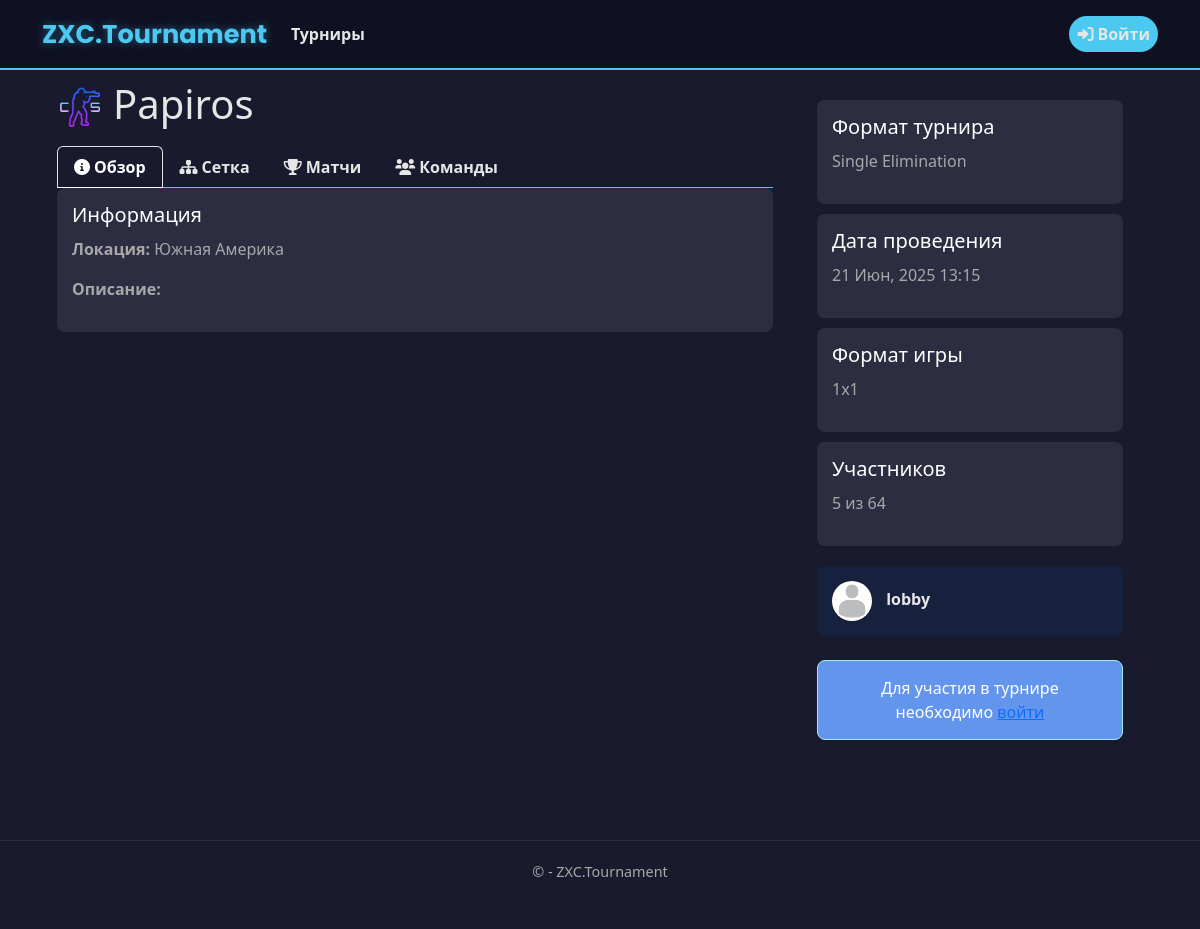
Before: /tournaments/2/ with the older database file.
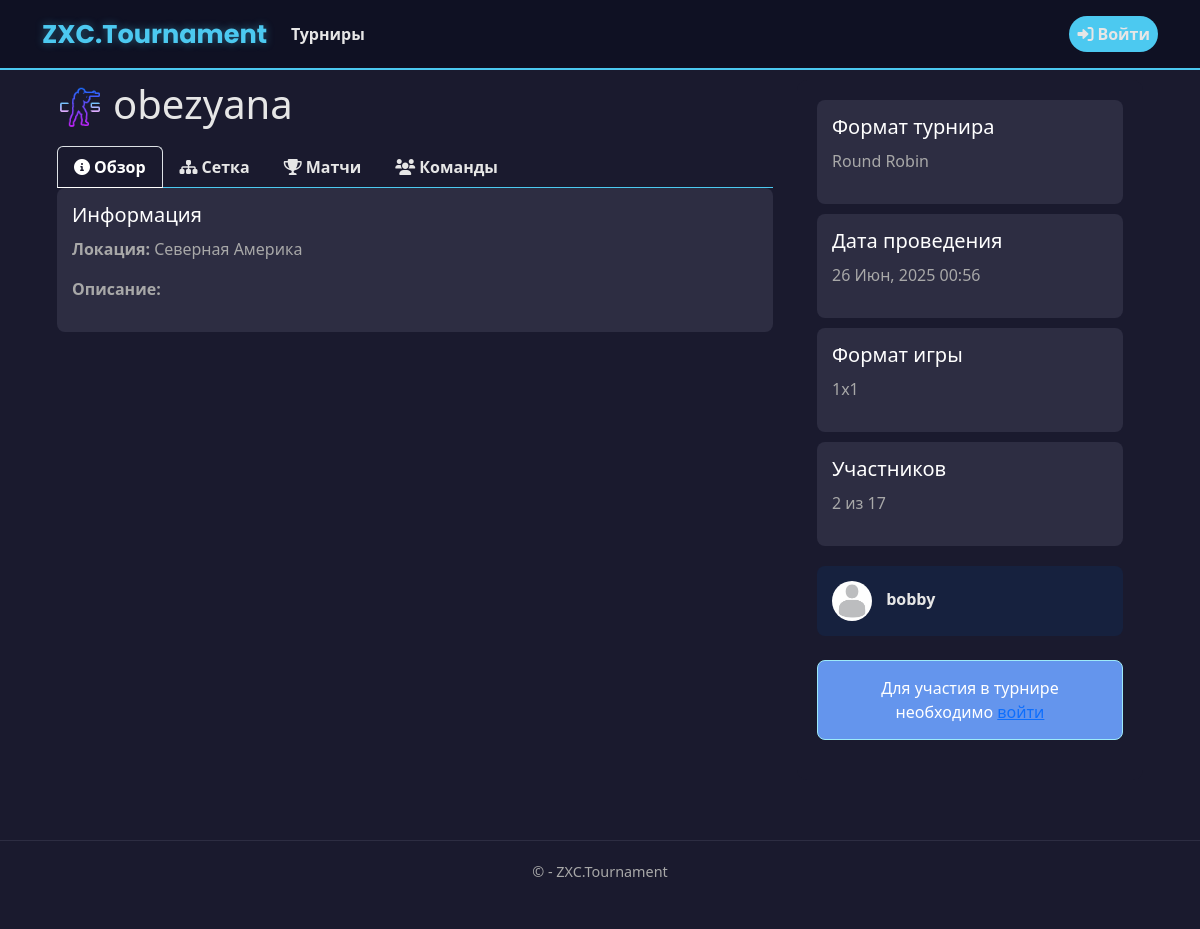
After: the same page with the newer database file.
### app/models.py (models this page shows, shortened)
class Tournament(models.Model):
    DISCIPLINE_CHOICES = [
        ('Dota 2', 'Dota 2'),
        ('CS 2', 'CS 2'),
        ('Valorant', 'Valorant'),
        ('LoL', 'League of Legends'),
    ]
    FORMAT_CHOICES = [
        ('1x1', '1x1'),
        ('2x2', '2x2'),
        ('3x3', '3x3'),
        ('5x5', '5x5'),
    ]
    TOURNAMENT_FORMAT_CHOICES = [
        ('single_elimination', 'Single Elimination'),
        ('double_elimination', 'Double Elimination'),
        ('round_robin', 'Round Robin'),
    ]
    TEAM_COUNT_CHOICES = [(i, str(i)) for i in range(2, 513)]
    LOCATION_CHOICES = [
        ('China', 'Китай'),
        ('Western Europe', 'Западная Европа'),
        ('Eastern Europe', 'Восточная Европа'),
        ('Southeast Asia', 'ЮВ Азия'),
        ('North America', 'Северная Америка'),
        ('South America', 'Южная Америка'),
    ]
    name = models.CharField(max_length=50, verbose_name="Название турнира")
    max_teams = models.IntegerField(choices=TEAM_COUNT_CHOICES, verbose_name="Максимальное количество команд")
    start_date = models.DateTimeField(verbose_name="Дата начала")
    discipline = models.CharField(max_length=50, choices=DISCIPLINE_CHOICES, verbose_name="Дисциплина")
    game_format = models.CharField(max_length=50, choices=FORMAT_CHOICES, verbose_name="Формат игры")
    tournament_format = models.CharField(max_length=50, choices=TOURNAMENT_FORMAT_CHOICES, verbose_name="Формат турнира", blank=True, null=True)
    location = models.CharField(max_length=50, choices=LOCATION_CHOICES, verbose_name="Локация")
    description = models.TextField(max_length=1000, verbose_name="Описание", blank=True, null=True)
    creator = models.ForeignKey(User, on_delete=models.CASCADE, verbose_name="Создатель")
    created_at = models.DateTimeField(default=timezone.now, verbose_name="Дата создания")
    is_active = models.BooleanField(default=True, verbose_name="Активный")
    registered_teams = models.ManyToManyField(
        'Team',
        through='TournamentRegistration',
        related_name='tournaments',
        blank=True,
        verbose_name="Зарегистрированные команды"
    )
    class Meta:
        ordering = ['-created_at']
        verbose_name = 'Турнир'
        verbose_name_plural = 'Турниры'
    def get_status(self):
        if hasattr(self, 'round_robin_table'):
            total_matches = RoundRobinMatch.objects.filter(table=self.round_robin_table).count()
            completed_matches = RoundRobinMatch.objects.filter(table=self.round_robin_table, is_completed=True).count()
            if completed_matches == total_matches and total_matches > 0:
                return 'completed'
            else:
                return 'in_progress'
        if hasattr(self, 'bracket'):
            total_matches = BracketMatch.objects.filter(stage__bracket=self.bracket).count()
            completed_matches = BracketMatch.objects.filter(stage__bracket=self.bracket, is_completed=True).count()
            if completed_matches == total_matches and total_matches > 0:
                return 'completed'
            else:
                return 'in_progress'
        return 'planned'
    def get_status_display(self):
        status_map = {
            'planned': 'Запланирован',
            'in_progress': 'В процессе',
            'completed': 'Завершён'
        }
        return status_map.get(self.get_status(), 'Неизвестно')

class UserProfile(models.Model):
    user = models.OneToOneField(User, on_delete=models.CASCADE)
    email_confirmed = models.BooleanField(default=False)
    avatar = models.ImageField(
        upload_to='avatars/',
        default='avatars/default.jpg',
        blank=True,
        null=True
    )
    team = models.ForeignKey(Team, on_delete=models.SET_NULL, null=True, blank=True, related_name='team_members')
    bio = models.TextField(blank=True, null=True)

### app/views.py (the view, shortened to what this page needs)
# urls.py: path('tournaments/<int:tournament_id>/', views.tournament_detail, name='tournament_detail'),
def tournament_detail(request, tournament_id):
    tournament = get_object_or_404(Tournament, id=tournament_id)
    is_creator = tournament.is_creator(request.user) if request.user.is_authenticated else False
    user_team = None
    is_registered = False
    registered_count = tournament.registered_teams.count()
    tournament_status = tournament.get_status()
    tournament_status_display = tournament.get_status_display()
    upcoming_matches = get_upcoming_matches(tournament)
    context = {
        'tournament': tournament,
        'is_creator': is_creator,
        'user_team': user_team,
        'is_registered': is_registered,
        'registered_teams': tournament.registered_teams.all(),
        'registered_count': registered_count,
        'tournament_status': tournament_status,
        'tournament_status_display': tournament_status_display,
        'upcoming_matches': upcoming_matches[:5],  # Первые 5 предстоящих матчей
    }
    return render(request, 'app/tournaments/tournament_detail.html', context)

### app/bracket_features.py (called while the page is built)
def get_upcoming_matches(tournament):
    upcoming_matches = []
    if tournament.tournament_format == 'round_robin':
        if hasattr(tournament, 'round_robin_table'):
            matches = tournament.round_robin_table.matches.filter(
                is_completed=False,
                scheduled_time__isnull=False
            ).order_by('scheduled_time')[:10]
            upcoming_matches.extend(matches)
    else:
        if hasattr(tournament, 'bracket'):
            matches = BracketMatch.objects.filter(
                stage__bracket=tournament.bracket,
                is_completed=False,
                scheduled_time__isnull=False,
                team1__isnull=False,
                team2__isnull=False
            ).order_by('scheduled_time')[:10]
            upcoming_matches.extend(matches)
    return upcoming_matches

### app/templates/app/tournaments/tournament_detail.html (shortened to what the changed rows need)
{% extends "app/layout.html" %}
{% load static %}
{% block content %}
<div class="container">
    <div class="row">
        <div class="col-md-8">
            <div class="tournament-header">
                <img src="{% static 'app/images/'|add:tournament.discipline|lower|add:'.png' %}"
                     alt="{{ tournament.discipline }}"
                     class="tournament-game-icon">
                <h1>{{ tournament.name }}</h1>
            </div>
            <div class="tab-content">
                <div id="overview" class="tab-pane fade show active">
                    <div class="info-block">
                        <h5>Информация</h5>
                        <p><strong>Локация:</strong> {{ tournament.get_location_display }}</p>
                        <p><strong>Описание:</strong></p>
                    </div>
                </div>
            </div>
        </div>
        <div class="col-md-4">
            <div class="right-column">
                <div class="info-box">
                    <h5>Формат турнира</h5>
                    <p>{% if tournament.tournament_format %}{{ tournament.get_tournament_format_display }}{% else %}Не указан{% endif %}</p>
                </div>
                <div class="info-box">
                    <h5>Дата проведения</h5>
                    <p>{{ tournament.start_date|date:"d M, Y H:i" }}</p>
                </div>
                <div class="info-box">
                    <h5>Формат игры</h5>
                    <p>{{ tournament.get_game_format_display }}</p>
                </div>
                <div class="info-box">
                    <h5>Участников</h5>
                    <p>{{ registered_count }} из {{ tournament.max_teams }}</p>
                </div>
                <div class="creator-card">
                    <img src="{{ tournament.creator.userprofile.avatar.url }}" alt="Аватар">
                    <span>{{ tournament.creator.username }}</span>
                </div>
            </div>
        </div>
    </div>
</div>
{% endblock %}

Changed rows visible on the page:
changed Tournament: name "Papiros" → "obezyana"; location "Южная Америка" → "Северная Америка"; tournament_format "Single Elimination" → "Round Robin"; start_date "21 Июн, 2025 13:15" → "26 Июн, 2025 00:56"; max_teams "64" → "17"; creator.username "lobby" → "bobby"
Other visible differences:
{{ registered_count }}: "5" → "2"
